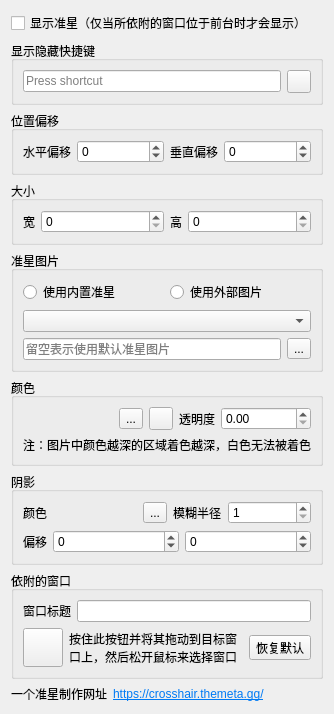
         <widget class="QWidget" name="scrollAreaWidgetContents_17">
          <property name="geometry">
           <rect>
            <x>0</x>
            <y>0</y>
            <width>246</width>
            <height>603</height>
           </rect>
          </property>
          <layout class="QVBoxLayout" name="verticalLayout_52">
           <item>
            <widget class="QCheckBox" name="cbCrosshairShow">
             <property name="text">
              <string>显示准星（仅当所依附的窗口位于前台时才会显示）</string>
             </property>
            </widget>
           </item>
           <item>
            <widget class="QGroupBox" name="groupBox_31">
             <property name="title">
              <string>显示隐藏快捷键</string>
             </property>
             <layout class="QVBoxLayout" name="verticalLayout_57">
              <item>
               <layout class="QHBoxLayout" name="horizontalLayout_18">
                <item>
                 <widget class="QKeySequenceEdit" name="keySeqCrosshairShow"/>
                </item>
                <item>
                 <widget class="QToolButton" name="tbClearCrosshairShowHotkeyEdit">
                  <property name="text">
                   <string/>
                  </property>
                  <property name="icon">
                   <iconset resource="resource.qrc">
                    <normaloff>:/image/ic_cancel.ico</normaloff>:/image/ic_cancel.ico</iconset>
                  </property>
                 </widget>
                </item>
               </layout>
              </item>
             </layout>
            </widget>
           </item>
           <item>
            <widget class="QGroupBox" name="groupBox_26">
             <property name="title">
              <string>位置偏移</string>
             </property>
             <layout class="QGridLayout" name="gridLayout_11">
              <item row="0" column="1">
               <widget class="QLabel" name="label_68">
                <property name="sizePolicy">
                 <sizepolicy hsizetype="Maximum" vsizetype="Preferred">
                  <horstretch>0</horstretch>
                  <verstretch>0</verstretch>
                 </sizepolicy>
                </property>
                <property name="text">
                 <string>水平偏移</string>
                </property>
               </widget>
              </item>
              <item row="0" column="3">
               <widget class="QSpinBox" name="sbCrosshairOffsetX">
                <property name="minimum">
                 <number>-9999</number>
                </property>
                <property name="maximum">
                 <number>9999</number>
                </property>
               </widget>
              </item>
              <item row="0" column="5">
               <widget class="QSpinBox" name="sbCrosshairOffsetY">
                <property name="minimum">
                 <number>-9999</number>
                </property>
                <property name="maximum">
                 <number>9999</number>
                </property>
               </widget>
              </item>
              <item row="0" column="4">
               <widget class="QLabel" name="label_67">
                <property name="sizePolicy">
                 <sizepolicy hsizetype="Maximum" vsizetype="Preferred">
                  <horstretch>0</horstretch>
                  <verstretch>0</verstretch>
                 </sizepolicy>
                </property>
                <property name="text">
                 <string>垂直偏移</string>
                </property>
               </widget>
              </item>
             </layout>
            </widget>
           </item>
           <item>
            <widget class="QGroupBox" name="groupBox_27">
             <property name="title">
              <string>大小</string>
             </property>
             <layout class="QHBoxLayout" name="horizontalLayout_15">
              <item>
               <widget class="QLabel" name="label_65">
                <property name="sizePolicy">
                 <sizepolicy hsizetype="Maximum" vsizetype="Preferred">
                  <horstretch>0</horstretch>
                  <verstretch>0</verstretch>
                 </sizepolicy>
                </property>
                <property name="text">
                 <string>宽</string>
                </property>
               </widget>
              </item>
              <item>
               <widget class="QSpinBox" name="sbCrosshairWidth">
                <property name="maximum">
                 <number>9999</number>
                </property>
               </widget>
              </item>
              <item>
               <widget class="QLabel" name="label_66">
                <property name="sizePolicy">
                 <sizepolicy hsizetype="Maximum" vsizetype="Preferred">
                  <horstretch>0</horstretch>
                  <verstretch>0</verstretch>
                 </sizepolicy>
                </property>
                <property name="text">
                 <string>高</string>
                </property>
               </widget>
              </item>
              <item>
               <widget class="QSpinBox" name="sbCrosshairHeight">
                <property name="maximum">
                 <number>9999</number>
                </property>
               </widget>
              </item>
             </layout>
            </widget>
           </item>
           <item>
            <widget class="QGroupBox" name="groupBox_28">
             <property name="title">
              <string>准星图片</string>
             </property>
             <property name="checkable">
              <bool>false</bool>
             </property>
             <layout class="QVBoxLayout" name="verticalLayout_55">
              <item>
               <layout class="QHBoxLayout" name="horizontalLayout_20">
                <item>
                 <widget class="QRadioButton" name="rbCrosshairBuildIn">
                  <property name="text">
                   <string>使用内置准星</string>
                  </property>
                 </widget>
                </item>
                <item>
                 <widget class="QRadioButton" name="rbCrosshairExternal">
                  <property name="text">
                   <string>使用外部图片</string>
                  </property>
                 </widget>
                </item>
               </layout>
              </item>
              <item>
               <widget class="QComboBox" name="cbCrosshairBuildIn"/>
              </item>
              <item>
               <layout class="QHBoxLayout" name="horizontalLayout_16">
                <item>
                 <widget class="QLineEdit" name="leCorsshairImagePath">
                  <property name="placeholderText">
                   <string>留空表示使用默认准星图片</string>
                  </property>
                 </widget>
                </item>
                <item>
                 <widget class="QToolButton" name="tbCrosshairSelectImage">
                  <property name="text">
                   <string notr="true">...</string>
                  </property>
                 </widget>
                </item>
               </layout>
              </item>
             </layout>
            </widget>
           </item>
           <item>
            <widget class="QGroupBox" name="groupBox_29">
             <property name="title">
              <string>颜色</string>
             </property>
             <layout class="QVBoxLayout" name="verticalLayout_58">
              <item>
               <layout class="QHBoxLayout" name="_16">
                <item>
                 <widget class="QLabel" name="labCrosshairColor"/>
                </item>
                <item>
                 <widget class="QToolButton" name="tbSelectCrosshairColor">
                  <property name="text">
                   <string notr="true">...</string>
                  </property>
                 </widget>
                </item>
                <item>
                 <widget class="QToolButton" name="tbClearCrosshairColor">
                  <property name="text">
                   <string/>
                  </property>
                  <property name="icon">
                   <iconset resource="resource.qrc">
                    <normaloff>:/image/ic_cancel.ico</normaloff>:/image/ic_cancel.ico</iconset>
                  </property>
                 </widget>
                </item>
                <item>
                 <widget class="QLabel" name="label_77">
                  <property name="sizePolicy">
                   <sizepolicy hsizetype="Maximum" vsizetype="Preferred">
                    <horstretch>0</horstretch>
                    <verstretch>0</verstretch>
                   </sizepolicy>
                  </property>
                  <property name="text">
                   <string>透明度</string>
                  </property>
                 </widget>
                </item>
                <item>
                 <widget class="QDoubleSpinBox" name="sbCrosshairOpacity">
                  <property name="maximum">
                   <double>1.000000000000000</double>
                  </property>
                  <property name="singleStep">
                   <double>0.010000000000000</double>
                  </property>
                 </widget>
                </item>
               </layout>
              </item>
              <item>
               <widget class="QLabel" name="label_76">
                <property name="text">
                 <string>注：图片中颜色越深的区域着色越深，白色无法被着色</string>
                </property>
               </widget>
              </item>
             </layout>
            </widget>
           </item>
           <item>
            <widget class="QGroupBox" name="groupBox_30">
             <property name="sizePolicy">
              <sizepolicy hsizetype="Preferred" vsizetype="Maximum">
               <horstretch>0</horstretch>
               <verstretch>0</verstretch>
              </sizepolicy>
             </property>
             <property name="title">
              <string>阴影</string>
             </property>
             <layout class="QVBoxLayout" name="verticalLayout_56">
              <item>
               <layout class="QHBoxLayout" name="_8">
                <item>
                 <widget class="QLabel" name="label_72">
                  <property name="sizePolicy">
                   <sizepolicy hsizetype="Maximum" vsizetype="Preferred">
                    <horstretch>0</horstretch>
                    <verstretch>0</verstretch>
                   </sizepolicy>
                  </property>
                  <property name="text">
                   <string>颜色</string>
                  </property>
                 </widget>
                </item>
                <item>
                 <widget class="QLabel" name="labCrosshairShadowColor"/>
                </item>
                <item>
                 <widget class="QToolButton" name="tbSelectCrosshairShadowColor">
                  <property name="text">
                   <string notr="true">...</string>
                  </property>
                 </widget>
                </item>
                <item>
                 <widget class="QLabel" name="label_70">
                  <property name="sizePolicy">
                   <sizepolicy hsizetype="Maximum" vsizetype="Preferred">
                    <horstretch>0</horstretch>
                    <verstretch>0</verstretch>
                   </sizepolicy>
                  </property>
                  <property name="text">
                   <string>模糊半径</string>
                  </property>
                 </widget>
                </item>
                <item>
                 <widget class="QSpinBox" name="sbCrosshairShadowBlurRadius">
                  <property name="minimum">
                   <number>1</number>
                  </property>
                  <property name="maximum">
                   <number>100</number>
                  </property>
                 </widget>
                </item>
               </layout>
              </item>
              <item>
               <layout class="QHBoxLayout" name="_9">
                <item>
                 <widget class="QLabel" name="label_71">
                  <property name="sizePolicy">
                   <sizepolicy hsizetype="Maximum" vsizetype="Preferred">
                    <horstretch>0</horstretch>
                    <verstretch>0</verstretch>
                   </sizepolicy>
                  </property>
                  <property name="text">
                   <string>偏移</string>
                  </property>
                 </widget>
                </item>
                <item>
                 <widget class="QSpinBox" name="sbCrosshairShadowOffsetX">
                  <property name="minimum">
                   <number>-20</number>
                  </property>
                  <property name="maximum">
                   <number>20</number>
                  </property>
                 </widget>
                </item>
                <item>
                 <widget class="QSpinBox" name="sbCrosshairShadowOffsetY">
                  <property name="minimum">
                   <number>-20</number>
                  </property>
                  <property name="maximum">
                   <number>20</number>
                  </property>
                 </widget>
                </item>
               </layout>
              </item>
             </layout>
            </widget>
           </item>
           <item>
            <widget class="QGroupBox" name="groupBox_32">
             <property name="title">
              <string>依附的窗口</string>
             </property>
             <layout class="QVBoxLayout" name="verticalLayout_59">
              <item>
               <layout class="QHBoxLayout" name="horizontalLayout_22">
                <item>
                 <widget class="QLabel" name="label_69">
                  <property name="text">
                   <string>窗口标题</string>
                  </property>
                 </widget>
                </item>
                <item>
                 <widget class="QLineEdit" name="leCrosshairAttachWindowTitle"/>
                </item>
               </layout>
              </item>
              <item>
               <layout class="QHBoxLayout" name="horizontalLayout_21">
                <item>
                 <widget class="CursorSelectorButton" name="tbSelectCrosshairAttachWindowTitle">
                  <property name="icon">
                   <iconset resource="resource.qrc">
                    <normaloff>:/image/ic_select_window.bmp</normaloff>:/image/ic_select_window.bmp</iconset>
                  </property>
                  <property name="iconSize">
                   <size>
                    <width>32</width>
                    <height>32</height>
                   </size>
                  </property>
                 </widget>
                </item>
                <item>
                 <widget class="QLabel" name="label_78">
                  <property name="text">
                   <string>按住此按钮并将其拖动到目标窗口上，然后松开鼠标来选择窗口</string>
                  </property>
                  <property name="wordWrap">
                   <bool>true</bool>
                  </property>
                 </widget>
                </item>
                <item>
                 <widget class="QToolButton" name="tbResetCrosshairAttachWindowTitle">
                  <property name="text">
                   <string>恢复默认</string>
                  </property>
                 </widget>
                </item>
               </layout>
              </item>
             </layout>
            </widget>
           </item>
           <item>
            <layout class="QHBoxLayout" name="horizontalLayout_17">
             <item>
              <widget class="QLabel" name="label_75">
               <property name="sizePolicy">
                <sizepolicy hsizetype="Maximum" vsizetype="Preferred">
                 <horstretch>0</horstretch>
                 <verstretch>0</verstretch>
                </sizepolicy>
               </property>
               <property name="text">
                <string>一个准星制作网址</string>
               </property>
              </widget>
             </item>
             <item>
              <widget class="QLabel" name="label_74">
               <property name="text">
                <string notr="true">&lt;html&gt;&lt;head/&gt;&lt;body&gt;&lt;p&gt;&lt;a href=&quot;https://crosshair.themeta.gg/&quot;&gt;&lt;span style=&quot; text-decoration: underline; color:#007af4;&quot;&gt;https://crosshair.themeta.gg/&lt;/span&gt;&lt;/a&gt;&lt;/p&gt;&lt;/body&gt;&lt;/html&gt;</string>
               </property>
               <property name="openExternalLinks">
                <bool>true</bool>
               </property>
              </widget>
             </item>
            </layout>
           </item>
           <item>
            <spacer name="verticalSpacer_7">
             <property name="orientation">
              <enum>Qt::Orientation::Vertical</enum>
             </property>
             <property name="sizeHint" stdset="0">
              <size>
               <width>20</width>
               <height>1</height>
              </size>
             </property>
            </spacer>
           </item>
          </layout>
         </widget>
